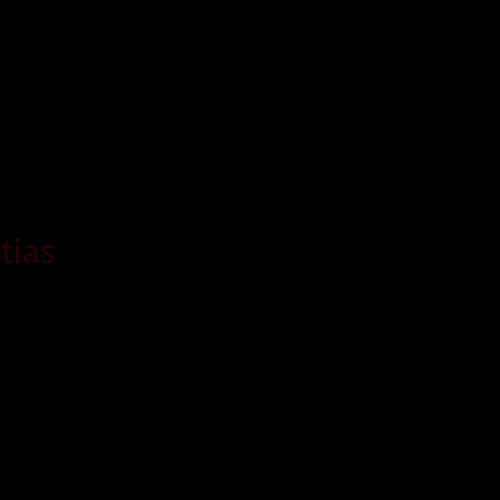
Frame 1 (no input)
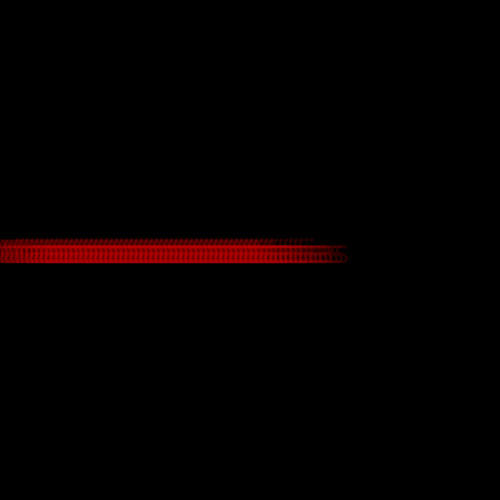
Frame 60 (the mouse pressed at the canvas centre just before this capture)
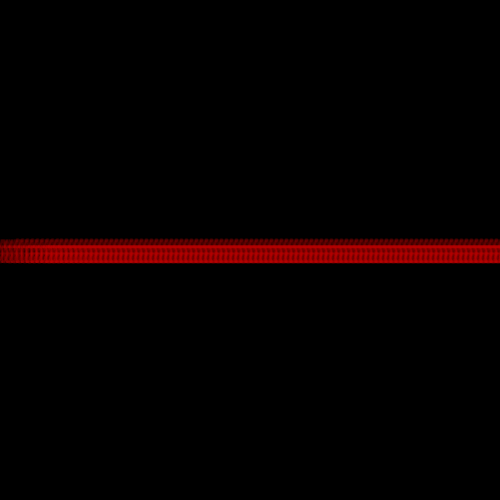
Frame 120 (the mouse held since frame 60 and released just before this capture)

The Processing sketch that drew these frames (run headless with seeded random() and noise(); from frame 60 on, the mouse is pressed at the canvas centre):

// Processing sketch: sketch_250422c
// ── sketch_250422c.pde
// ejercicio: animar texto con variables

// variables globales se declaran fuera de las estructuras VOID
String nombre = "Matias";
char inicial = 'M';
color rojo = color(200, 0, 0, 50);
color gris = color(200);
int posXnombre = 0;

void setup(){  //Evento: se ejecuta CUANDO se inicia el programa
  size( 500, 500 );
  background(0);
  textAlign( CENTER, CENTER );  //alineacion
  
}

void draw(){  //Evento: se ejecuta CUANDO se ejecuta el setup, reiteradamente 60fps
  // ACTUALIZO las variables
  posXnombre = posXnombre + 5;  //suma un numero a la variable = OPERACIONES MATEMATICAS HACEN ANIMACIONES
  println(posXnombre);
  
  // DIBUJO los textos, imagenes, primitivas
  fill( rojo );
  textSize( 36 );  // tamano
  text( nombre, posXnombre, height/2 );  //PARA REVISAR LEGIBILIDAD
}

void keyPressed(){  //Evento: se ejecuta CUANDO se toca una tecla del teclado
  textSize( random(30, 90) );  // tamano
  fill( gris );
  text(inicial, mouseX, mouseY );
  //text(inicial, random(width), random(height) );
}
